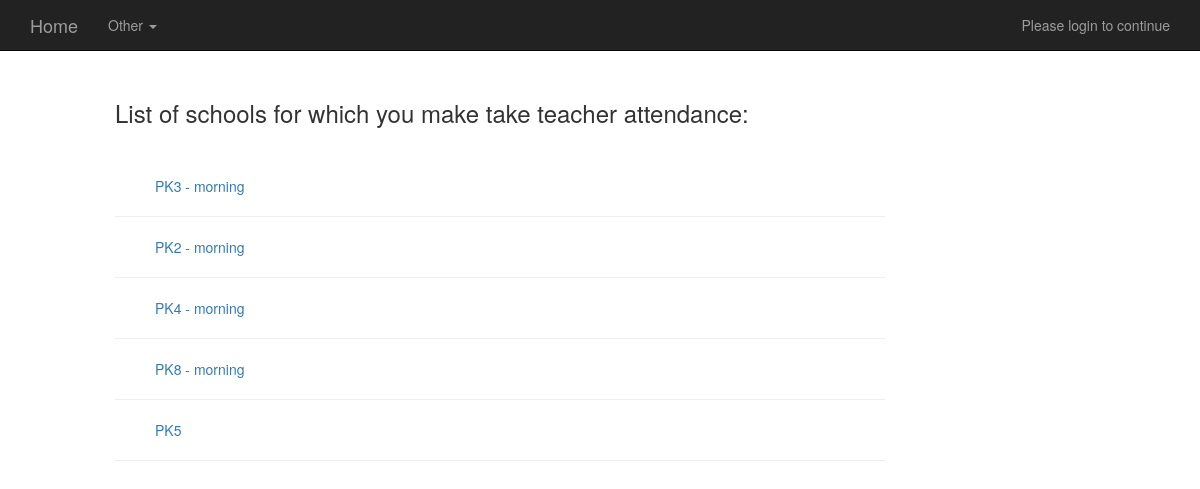
/affiliated_schools_tattendance/, run on the app's committed database.
### schools/models.py (models this page shows, shortened)
class School(models.Model):
        school_name = models.CharField(max_length=255)
        school_address = models.CharField(max_length=255)
        city = models.CharField(max_length=255)
        date_opened = models.DateField(auto_now=False, auto_now_add=False)
        school_notes = models.TextField(max_length=2500, null=True, blank=True)
        def __unicode__(self):
            return self.school_name

### tattendance/views.py (the view)
# urls.py: url(r'^affiliated_schools_tattendance/$', tatt.tattendance_affiliated_schools, name='taffiliated_schools'),
def tattendance_affiliated_schools(request):
	schools = School.objects.all()
	return render(request, 'tattendance_affiliated schools.html', {'affiliated_schools': schools})

### templates/tattendance_affiliated schools.html
{% extends "base.html" %}
{% load staticfiles %}
{% load crispy_forms_tags %}
 {% block content %}
<br>
<div class='col-sm-8 col-sm-offset-1'>
<br>
	<h3> List of schools for which you make take teacher attendance:</h3>
	<br>
	<br>
    {% for obj in affiliated_schools %}
    	<ul>
            <a href="{% url 'tattendance_dates' obj.pk %}">
            {{ obj}}
        	</a>
        </ul>
        <hr/>
    {% endfor %}
</div>
{% endblock %}

### data on the page
School: school_name "PK3 - morning"
School: school_name "PK2 - morning"
School: school_name "PK4 - morning"
School: school_name "PK8 - morning"
School: school_name "PK5"
